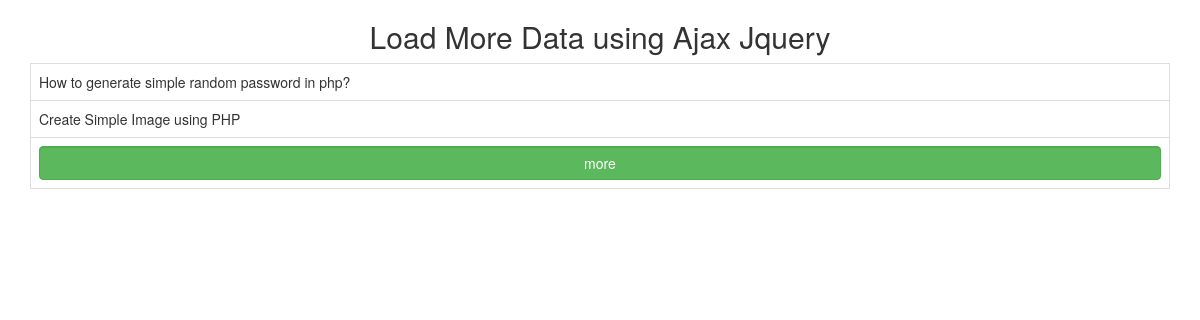
The page /code1/index.php on the database its author committed.
### tables this page shows
CREATE TABLE `tbl_video` (
  `video_id` int(11) NOT NULL,
  `video_title` text NOT NULL
);

### code1/index.php (the view, shortened to what this page needs)
<?php include '../connect.php'; ?>
<?php
	$info = $con-> prepare("SELECT * FROM tbl_video LIMIT 2");
	$info-> execute();
	$Count = $info-> rowCount();
	$video_id = '';
?>
<!DOCTYPE html>
<html>
<head>
	<link rel="stylesheet" href="https://maxcdn.bootstrapcdn.com/bootstrap/3.3.6/css/bootstrap.min.css" />
	<link href="https://maxcdn.bootstrapcdn.com/font-awesome/4.7.0/css/font-awesome.min.css" rel="stylesheet">
</head>
<body>
	<div class="container">
		<div class="table-responsive">
			<h2 align="center">Load More Data using Ajax Jquery</h2>
			<table class="table table-bordered" id="load_data_table">
				<?php
					if($Count > 0) {
						$tbl_info = $info->fetchAll();
						foreach($tbl_info as $in) {
							echo "<tr>";
							echo "<td>" . $in['video_title'] . "</td>";
							echo "</tr>";
							$video_id = $in['video_id'];
						}
						?>
						<tr id="remove_row">
							<td><button name="btn_more" id="btn_more" data-vid="<?php echo $video_id ?>" class="btn btn-success form-control">more</button></td>
						</tr>
<?php
					}
				?>
			</table>
		</div>
	</div>
</body>
</html>

### rows shown on the page
tbl_video: video_title "How to generate simple random password in php?"
tbl_video: video_title "Create Simple Image using PHP"
